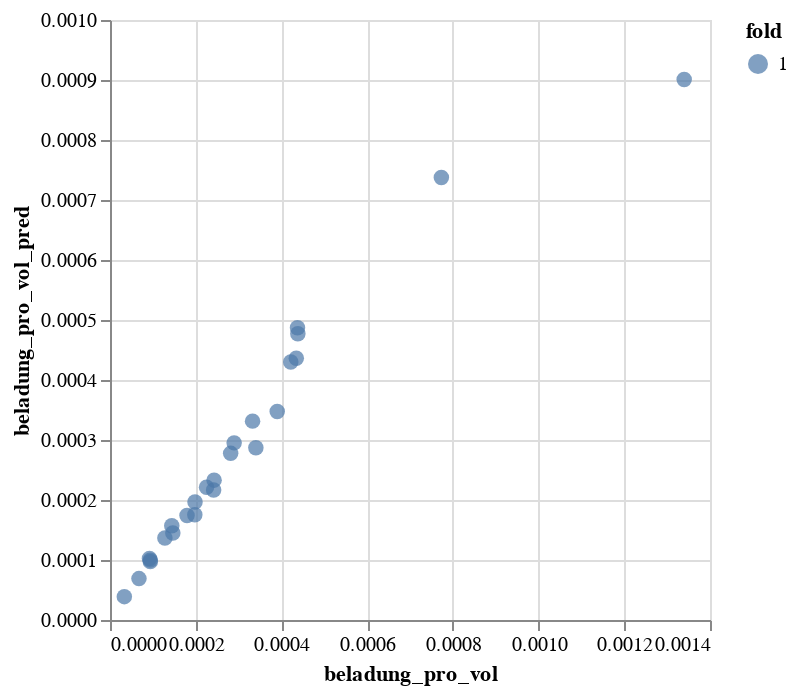

Notebook source saved alongside this figure:
### Code cell
alt.Chart(results[results["fold"] == 1]).mark_circle(size=60).encode(
    x=label,
    y=f"{label}_pred",
    color="fold:N",
    tooltip=["structure_name", label, f"{label}_pred", "abs_rel_deviation", "fold"]
).interactive()

### Figure 1 — Vega-Lite specification as saved in the notebook (floating-point values rounded to 4 significant figures)
{"config": {"view": {"continuousWidth": 300, "continuousHeight": 300}}, "data": {"name": "data-8f53e2e60ed4ca42b671c6acd18c11d4"}, "mark": {"type": "circle", "size": 60}, "encoding": {"color": {"field": "fold", "type": "nominal"}, "tooltip": [{"field": "structure_name", "type": "nominal"}, {"field": "beladung_pro_vol", "type": "quantitative"}, {"field": "beladung_pro_vol_pred", "type": "quantitative"}, {"field": "abs_rel_deviation", "type": "quantitative"}, {"field": "fold", "type": "quantitative"}], "x": {"field": "beladung_pro_vol", "type": "quantitative"}, "y": {"field": "beladung_pro_vol_pred", "type": "quantitative"}}, "params": [{"name": "param_4", "select": {"type": "interval", "encodings": ["x", "y"]}, "bind": "scales"}], "$schema": "https://vega.github.io/schema/vega-lite/v5.20.1.json", "datasets": {"data-8f53e2e60ed4ca42b671c6acd18c11d4": [{"structure_name": "OFF", "pressure_bar": 1.0, "temperature_kelvin": 400.0, "volume_kubAng": 1118.0, "grid.dv": 0.004265, "density_Atmos_per_kubAng": 114.7, "density_bulk": 1.812e-05, "fraction_of_used_points": 0.1238, "beladung_mol_per_kg": 0.427, "beladung_atoms": 0.4891, "mass": "1.902145840908574e-21  g", "bin_0": 0.0, "bin_1": 0.0, "bin_2": 0.0, "bin_3": 0.0, "bin_4": 0.0, "bin_5": 5.096e-14, "bin_6": 1.283e-13, "bin_7": 5.238e-13, "bin_8": 4.678e-13, "bin_9": 1.538e-13, "bin_10": 1.091e-13, "bin_11": 9.137e-14, "bin_12": 7.838e-14, "bin_13": 8.049e-14, "bin_14": 6.717e-14, "bin_15": 5.473e-14, "bin_16": 5.329e-14, "bin_17": 4.841e-14, "bin_18": 4.607e-14, "bin_19": 1.26e-11, "x_max": 10.1, "x_min": -15.0, "beladung_pro_vol": 0.0004375, "fold": 1, "beladung_pro_vol_pred": 0.0004872, "abs_rel_deviation": 11.36}, {"structure_name": "PWO", "pressure_bar": 1.0, "temperature_kelvin": 400.0, "volume_kubAng": 1165.0, "grid.dv": 0.004445, "density_Atmos_per_kubAng": 75.94, "density_bulk": 1.812e-05, "fraction_of_used_points": 0.09253, "beladung_mol_per_kg": 0.2809, "beladung_atoms": 0.3376, "mass": "1.995419980850796e-21  g", "bin_0": 0.0, "bin_1": 0.0, "bin_2": 0.0, "bin_3": 0.0, "bin_4": 0.0, "bin_5": 0.0, "bin_6": 1.53e-13, "bin_7": 3.797e-13, "bin_8": 1.905e-13, "bin_9": 1.386e-13, "bin_10": 1.15e-13, "bin_11": 9.703e-14, "bin_12": 8.082e-14, "bin_13": 7.216e-14, "bin_14": 6.817e-14, "bin_15": 5.596e-14, "bin_16": 5.929e-14, "bin_17": 5.085e-14, "bin_18": 4.885e-14, "bin_19": 1.304e-11, "x_max": 10.1, "x_min": -15.0, "beladung_pro_vol": 0.0002897, "fold": 1, "beladung_pro_vol_pred": 0.0002952, "abs_rel_deviation": 1.907}, {"structure_name": "CDO", "pressure_bar": 1.0, "temperature_kelvin": 400.0, "volume_kubAng": 1994.0, "grid.dv": 0.007607, "density_Atmos_per_kubAng": 89.22, "density_bulk": 1.812e-05, "fraction_of_used_points": 0.05353, "beladung_mol_per_kg": 0.3137, "beladung_atoms": 0.6786, "mass": "3.591755965531433e-21  g", "bin_0": 0.0, "bin_1": 0.0, "bin_2": 0.0, "bin_3": 0.0, "bin_4": 0.0, "bin_5": 4.441e-15, "bin_6": 2.283e-13, "bin_7": 1.075e-13, "bin_8": 8.26e-14, "bin_9": 6.573e-14, "bin_10": 5.329e-14, "bin_11": 6.395e-14, "bin_12": 4.619e-14, "bin_13": 3.908e-14, "bin_14": 4.885e-14, "bin_15": 4.352e-14, "bin_16": 4.619e-14, "bin_17": 4.441e-14, "bin_18": 3.464e-14, "bin_19": 1.364e-11, "x_max": 10.1, "x_min": -15.0, "beladung_pro_vol": 0.0003403, "fold": 1, "beladung_pro_vol_pred": 0.0002871, "abs_rel_deviation": 15.64}, {"structure_name": "STF", "pressure_bar": 1.0, "temperature_kelvin": 400.0, "volume_kubAng": 1896.0, "grid.dv": 0.007234, "density_Atmos_per_kubAng": 59.06, "density_bulk": 1.812e-05, "fraction_of_used_points": 0.1299, "beladung_mol_per_kg": 0.2222, "beladung_atoms": 0.4272, "mass": "3.192671969361274e-21  g", "bin_0": 0.0, "bin_1": 0.0, "bin_2": 0.0, "bin_3": 0.0, "bin_4": 0.0, "bin_5": 0.0, "bin_6": 3.02e-14, "bin_7": 3.992e-13, "bin_8": 8.247e-13, "bin_9": 1.71e-13, "bin_10": 1.146e-13, "bin_11": 1.075e-13, "bin_12": 7.416e-14, "bin_13": 6.75e-14, "bin_14": 5.329e-14, "bin_15": 5.063e-14, "bin_16": 4.619e-14, "bin_17": 4.041e-14, "bin_18": 4.13e-14, "bin_19": 1.253e-11, "x_max": 10.1, "x_min": -15.0, "beladung_pro_vol": 0.0002253, "fold": 1, "beladung_pro_vol_pred": 0.0002212, "abs_rel_deviation": 1.799}, {"structure_name": "ZJN", "pressure_bar": 1.0, "temperature_kelvin": 400.0, "volume_kubAng": 3506.0, "grid.dv": 0.01337, "density_Atmos_per_kubAng": 114.0, "density_bulk": 1.812e-05, "fraction_of_used_points": 0.07549, "beladung_mol_per_kg": 0.4228, "beladung_atoms": 1.524, "mass": "5.9862599425523885e-21  g", "bin_0": 0.0, "bin_1": 0.0, "bin_2": 0.0, "bin_3": 0.0, "bin_4": 0.0, "bin_5": 7.994e-15, "bin_6": 3.284e-13, "bin_7": 2.582e-13, "bin_8": 1.121e-13, "bin_9": 8.638e-14, "bin_10": 6.617e-14, "bin_11": 5.795e-14, "bin_12": 5.951e-14, "bin_13": 4.108e-14, "bin_14": 4.086e-14, "bin_15": 4.285e-14, "bin_16": 3.508e-14, "bin_17": 3.886e-14, "bin_18": 3.331e-14, "bin_19": 1.334e-11, "x_max": 10.1, "x_min": -15.0, "beladung_pro_vol": 0.0004347, "fold": 1, "beladung_pro_vol_pred": 0.0004363, "abs_rel_deviation": 0.3567}, {"structure_name": "CAN", "pressure_bar": 1.0, "temperature_kelvin": 400.0, "volume_kubAng": 710.3, "grid.dv": 0.002709, "density_Atmos_per_kubAng": 51.88, "density_bulk": 1.812e-05, "fraction_of_used_points": 0.07632, "beladung_mol_per_kg": 0.195, "beladung_atoms": 0.1406, "mass": "1.1972519885104778e-21  g", "bin_0": 0.0, "bin_1": 0.0, "bin_2": 0.0, "bin_3": 0.0, "bin_4": 0.0, "bin_5": 1.332e-15, "bin_6": 8.66e-15, "bin_7": 5.118e-13, "bin_8": 1.459e-13, "bin_9": 1.021e-13, "bin_10": 7.816e-14, "bin_11": 6.639e-14, "bin_12": 5.307e-14, "bin_13": 6.328e-14, "bin_14": 4.263e-14, "bin_15": 3.997e-14, "bin_16": 4.33e-14, "bin_17": 3.486e-14, "bin_18": 3.419e-14, "bin_19": 1.333e-11, "x_max": 10.1, "x_min": -15.0, "beladung_pro_vol": 0.0001979, "fold": 1, "beladung_pro_vol_pred": 0.0001753, "abs_rel_deviation": 11.41}, {"structure_name": "PWW", "pressure_bar": 1.0, "temperature_kelvin": 400.0, "volume_kubAng": 2347.0, "grid.dv": 0.008954, "density_Atmos_per_kubAng": 87.21, "density_bulk": 1.812e-05, "fraction_of_used_points": 0.09329, "beladung_mol_per_kg": 0.3249, "beladung_atoms": 0.7808, "mass": "3.990839961701592e-21  g", "bin_0": 0.0, "bin_1": 0.0, "bin_2": 0.0, "bin_3": 0.0, "bin_4": 0.0, "bin_5": 0.0, "bin_6": 1.936e-13, "bin_7": 3.997e-13, "bin_8": 1.896e-13, "bin_9": 1.279e-13, "bin_10": 1.079e-13, "bin_11": 7.727e-14, "bin_12": 7.372e-14, "bin_13": 7.017e-14, "bin_14": 7.017e-14, "bin_15": 5.107e-14, "bin_16": 4.707e-14, "bin_17": 4.663e-14, "bin_18": 4.308e-14, "bin_19": 1.305e-11, "x_max": 10.1, "x_min": -15.0, "beladung_pro_vol": 0.0003327, "fold": 1, "beladung_pro_vol_pred": 0.0003315, "abs_rel_deviation": 0.3632}, {"structure_name": "CFI", "pressure_bar": 1.0, "temperature_kelvin": 400.0, "volume_kubAng": 1908.0, "grid.dv": 0.00728, "density_Atmos_per_kubAng": 24.14, "density_bulk": 1.812e-05, "fraction_of_used_points": 0.1154, "beladung_mol_per_kg": 0.09141, "beladung_atoms": 0.1758, "mass": "3.192671969361274e-21  g", "bin_0": 0.0, "bin_1": 0.0, "bin_2": 0.0, "bin_3": 0.0, "bin_4": 0.0, "bin_5": 0.0, "bin_6": 0.0, "bin_7": 4.086e-14, "bin_8": 8.118e-13, "bin_9": 4.405e-13, "bin_10": 9.415e-14, "bin_11": 8.882e-14, "bin_12": 6.306e-14, "bin_13": 4.441e-14, "bin_14": 5.063e-14, "bin_15": 4.974e-14, "bin_16": 4.086e-14, "bin_17": 3.642e-14, "bin_18": 4.086e-14, "bin_19": 1.275e-11, "x_max": 10.1, "x_min": -15.0, "beladung_pro_vol": 9.21e-05, "fold": 1, "beladung_pro_vol_pred": 0.0001025, "abs_rel_deviation": 11.25}, {"structure_name": "MTN", "pressure_bar": 1.0, "temperature_kelvin": 400.0, "volume_kubAng": 7920.0, "grid.dv": 0.03021, "density_Atmos_per_kubAng": 351.2, "density_bulk": 1.812e-05, "fraction_of_used_points": 0.07532, "beladung_mol_per_kg": 1.299, "beladung_atoms": 10.61, "mass": "1.3568855869785413e-20  g", "bin_0": 0.0, "bin_1": 0.0, "bin_2": 0.0, "bin_3": 0.0, "bin_4": 5.507e-14, "bin_5": 5.862e-14, "bin_6": 3.57e-13, "bin_7": 1.545e-13, "bin_8": 7.994e-14, "bin_9": 7.994e-14, "bin_10": 8.527e-14, "bin_11": 6.04e-14, "bin_12": 3.73e-14, "bin_13": 3.73e-14, "bin_14": 4.263e-14, "bin_15": 4.796e-14, "bin_16": 4.796e-14, "bin_17": 4.263e-14, "bin_18": 2.665e-14, "bin_19": 1.334e-11, "x_max": 10.1, "x_min": -15.0, "beladung_pro_vol": 0.00134, "fold": 1, "beladung_pro_vol_pred": 0.0009007, "abs_rel_deviation": 32.77}, {"structure_name": "JOZ", "pressure_bar": 1.0, "temperature_kelvin": 400.0, "volume_kubAng": 1222.0, "grid.dv": 0.004662, "density_Atmos_per_kubAng": 38.42, "density_bulk": 1.812e-05, "fraction_of_used_points": 0.04486, "beladung_mol_per_kg": 0.149, "beladung_atoms": 0.1791, "mass": "1.995419980850796e-21  g", "bin_0": 0.0, "bin_1": 0.0, "bin_2": 0.0, "bin_3": 0.0, "bin_4": 0.0, "bin_5": 0.0, "bin_6": 9.326e-14, "bin_7": 9.148e-14, "bin_8": 7.772e-14, "bin_9": 6.484e-14, "bin_10": 6.528e-14, "bin_11": 5.507e-14, "bin_12": 5.729e-14, "bin_13": 4.752e-14, "bin_14": 5.151e-14, "bin_15": 5.196e-14, "bin_16": 4.174e-14, "bin_17": 4.53e-14, "bin_18": 4.086e-14, "bin_19": 1.377e-11, "x_max": 10.1, "x_min": -15.0, "beladung_pro_vol": 0.0001466, "fold": 1, "beladung_pro_vol_pred": 0.0001451, "abs_rel_deviation": 0.9826}, {"structure_name": "SFW", "pressure_bar": 1.0, "temperature_kelvin": 400.0, "volume_kubAng": 7158.0, "grid.dv": 0.0273, "density_Atmos_per_kubAng": 52.0, "density_bulk": 1.812e-05, "fraction_of_used_points": 0.14, "beladung_mol_per_kg": 0.2188, "beladung_atoms": 1.42, "mass": "1.0775267896594299e-20  g", "bin_0": 0.0, "bin_1": 0.0, "bin_2": 0.0, "bin_3": 0.0, "bin_4": 0.0, "bin_5": 3.109e-15, "bin_6": 3.186e-14, "bin_7": 2.259e-13, "bin_8": 9.002e-13, "bin_9": 2.791e-13, "bin_10": 1.531e-13, "bin_11": 1.101e-13, "bin_12": 9.881e-14, "bin_13": 8.793e-14, "bin_14": 8.36e-14, "bin_15": 6.883e-14, "bin_16": 5.995e-14, "bin_17": 6.317e-14, "bin_18": 5.052e-14, "bin_19": 1.234e-11, "x_max": 10.1, "x_min": -15.0, "beladung_pro_vol": 0.0001984, "fold": 1, "beladung_pro_vol_pred": 0.0001966, "abs_rel_deviation": 0.8867}, {"structure_name": "EDI", "pressure_bar": 1.0, "temperature_kelvin": 400.0, "volume_kubAng": 307.5, "grid.dv": 0.001173, "density_Atmos_per_kubAng": 102.3, "density_bulk": 1.812e-05, "fraction_of_used_points": 0.06326, "beladung_mol_per_kg": 0.3994, "beladung_atoms": 0.12, "mass": "4.98854995212699e-22  g", "bin_0": 0.0, "bin_1": 0.0, "bin_2": 0.0, "bin_3": 0.0, "bin_4": 0.0, "bin_5": 2.22e-14, "bin_6": 2.127e-13, "bin_7": 1.275e-13, "bin_8": 9.903e-14, "bin_9": 8.837e-14, "bin_10": 7.194e-14, "bin_11": 7.194e-14, "bin_12": 6.395e-14, "bin_13": 5.729e-14, "bin_14": 5.862e-14, "bin_15": 4.974e-14, "bin_16": 5.551e-14, "bin_17": 4.663e-14, "bin_18": 4.663e-14, "bin_19": 1.348e-11, "x_max": 10.1, "x_min": -15.0, "beladung_pro_vol": 0.0003902, "fold": 1, "beladung_pro_vol_pred": 0.0003473, "abs_rel_deviation": 10.99}, {"structure_name": "ATS", "pressure_bar": 1.0, "temperature_kelvin": 400.0, "volume_kubAng": 1494.0, "grid.dv": 0.005698, "density_Atmos_per_kubAng": 33.56, "density_bulk": 1.812e-05, "fraction_of_used_points": 0.1324, "beladung_mol_per_kg": 0.1326, "beladung_atoms": 0.1912, "mass": "2.3945039770209556e-21  g", "bin_0": 0.0, "bin_1": 0.0, "bin_2": 0.0, "bin_3": 0.0, "bin_4": 0.0, "bin_5": 0.0, "bin_6": 0.0, "bin_7": 1.323e-13, "bin_8": 1.008e-12, "bin_9": 3.029e-13, "bin_10": 1.288e-13, "bin_11": 1.03e-13, "bin_12": 7.905e-14, "bin_13": 6.395e-14, "bin_14": 6.04e-14, "bin_15": 5.063e-14, "bin_16": 5.507e-14, "bin_17": 4.885e-14, "bin_18": 3.819e-14, "bin_19": 1.248e-11, "x_max": 10.1, "x_min": -15.0, "beladung_pro_vol": 0.000128, "fold": 1, "beladung_pro_vol_pred": 0.0001368, "abs_rel_deviation": 6.815}, {"structure_name": "IHW", "pressure_bar": 1.0, "temperature_kelvin": 400.0, "volume_kubAng": 6065.0, "grid.dv": 0.02313, "density_Atmos_per_kubAng": 63.37, "density_bulk": 1.812e-05, "fraction_of_used_points": 0.07849, "beladung_mol_per_kg": 0.2179, "beladung_atoms": 1.466, "mass": "1.117435189276446e-20  g", "bin_0": 0.0, "bin_1": 0.0, "bin_2": 0.0, "bin_3": 0.0, "bin_4": 0.0, "bin_5": 0.0, "bin_6": 5.951e-14, "bin_7": 5.187e-13, "bin_8": 1.43e-13, "bin_9": 9.148e-14, "bin_10": 8.082e-14, "bin_11": 5.684e-14, "bin_12": 5.151e-14, "bin_13": 5.507e-14, "bin_14": 4.974e-14, "bin_15": 3.997e-14, "bin_16": 3.553e-14, "bin_17": 3.02e-14, "bin_18": 3.73e-14, "bin_19": 1.33e-11, "x_max": 10.1, "x_min": -15.0, "beladung_pro_vol": 0.0002418, "fold": 1, "beladung_pro_vol_pred": 0.0002167, "abs_rel_deviation": 10.37}, {"structure_name": "CZP", "pressure_bar": 1.0, "temperature_kelvin": 400.0, "volume_kubAng": 1126.0, "grid.dv": 0.004297, "density_Atmos_per_kubAng": 24.61, "density_bulk": 1.812e-05, "fraction_of_used_points": 0.02525, "beladung_mol_per_kg": 0.07334, "beladung_atoms": 0.1058, "mass": "2.3945039770209556e-21  g", "bin_0": 0.0, "bin_1": 0.0, "bin_2": 0.0, "bin_3": 0.0, "bin_4": 0.0, "bin_5": 1.288e-14, "bin_6": 2.975e-14, "bin_7": 3.508e-14, "bin_8": 3.708e-14, "bin_9": 4.097e-14, "bin_10": 4.308e-14, "bin_11": 3.797e-14, "bin_12": 3.764e-14, "bin_13": 3.253e-14, "bin_14": 3.364e-14, "bin_15": 2.931e-14, "bin_16": 2.875e-14, "bin_17": 2.665e-14, "bin_18": 2.498e-14, "bin_19": 1.41e-11, "x_max": 10.1, "x_min": -15.0, "beladung_pro_vol": 9.389e-05, "fold": 1, "beladung_pro_vol_pred": 9.979e-05, "abs_rel_deviation": 6.292}, {"structure_name": "JSN", "pressure_bar": 1.0, "temperature_kelvin": 400.0, "volume_kubAng": 895.3, "grid.dv": 0.003415, "density_Atmos_per_kubAng": 110.6, "density_bulk": 1.812e-05, "fraction_of_used_points": 0.05801, "beladung_mol_per_kg": 0.3928, "beladung_atoms": 0.3776, "mass": "1.596335984680637e-21  g", "bin_0": 0.0, "bin_1": 0.0, "bin_2": 0.0, "bin_3": 0.0, "bin_4": 0.0, "bin_5": 5.906e-14, "bin_6": 1.845e-13, "bin_7": 1.166e-13, "bin_8": 8.837e-14, "bin_9": 7.749e-14, "bin_10": 6.706e-14, "bin_11": 5.818e-14, "bin_12": 5.618e-14, "bin_13": 4.752e-14, "bin_14": 4.818e-14, "bin_15": 4.685e-14, "bin_16": 3.975e-14, "bin_17": 4.219e-14, "bin_18": 3.286e-14, "bin_19": 1.359e-11, "x_max": 10.1, "x_min": -15.0, "beladung_pro_vol": 0.0004218, "fold": 1, "beladung_pro_vol_pred": 0.0004299, "abs_rel_deviation": 1.92}, {"structure_name": "SAO", "pressure_bar": 1.0, "temperature_kelvin": 400.0, "volume_kubAng": 3948.0, "grid.dv": 0.01506, "density_Atmos_per_kubAng": 37.79, "density_bulk": 1.812e-05, "fraction_of_used_points": 0.2267, "beladung_mol_per_kg": 0.1692, "beladung_atoms": 0.5691, "mass": "5.58717594638223e-21  g", "bin_0": 0.0, "bin_1": 0.0, "bin_2": 0.0, "bin_3": 0.0, "bin_4": 0.0, "bin_5": 0.0, "bin_6": 0.0, "bin_7": 1.332e-14, "bin_8": 1.211e-12, "bin_9": 1.308e-12, "bin_10": 2.256e-13, "bin_11": 1.492e-13, "bin_12": 1.377e-13, "bin_13": 1.021e-13, "bin_14": 9.148e-14, "bin_15": 6.75e-14, "bin_16": 6.128e-14, "bin_17": 4.53e-14, "bin_18": 5.151e-14, "bin_19": 1.109e-11, "x_max": 10.1, "x_min": -15.0, "beladung_pro_vol": 0.0001442, "fold": 1, "beladung_pro_vol_pred": 0.0001572, "abs_rel_deviation": 9.047}, {"structure_name": "IFO", "pressure_bar": 1.0, "temperature_kelvin": 400.0, "volume_kubAng": 1852.0, "grid.dv": 0.007065, "density_Atmos_per_kubAng": 24.66, "density_bulk": 1.812e-05, "fraction_of_used_points": 0.1523, "beladung_mol_per_kg": 0.09062, "beladung_atoms": 0.1742, "mass": "3.192671969361274e-21  g", "bin_0": 0.0, "bin_1": 0.0, "bin_2": 0.0, "bin_3": 0.0, "bin_4": 0.0, "bin_5": 0.0, "bin_6": 0.0, "bin_7": 3.109e-14, "bin_8": 6.626e-13, "bin_9": 1.057e-12, "bin_10": 1.368e-13, "bin_11": 1.039e-13, "bin_12": 7.416e-14, "bin_13": 5.329e-14, "bin_14": 5.151e-14, "bin_15": 4.707e-14, "bin_16": 4.174e-14, "bin_17": 4.13e-14, "bin_18": 3.242e-14, "bin_19": 1.222e-11, "x_max": 10.1, "x_min": -15.0, "beladung_pro_vol": 9.407e-05, "fold": 1, "beladung_pro_vol_pred": 9.729e-05, "abs_rel_deviation": 3.42}, {"structure_name": "APC", "pressure_bar": 1.0, "temperature_kelvin": 400.0, "volume_kubAng": 1809.0, "grid.dv": 0.0069, "density_Atmos_per_kubAng": 8.767, "density_bulk": 1.812e-05, "fraction_of_used_points": 0.02527, "beladung_mol_per_kg": 0.03146, "beladung_atoms": 0.06049, "mass": "3.192671969361274e-21  g", "bin_0": 0.0, "bin_1": 0.0, "bin_2": 0.0, "bin_3": 0.0, "bin_4": 0.0, "bin_5": 0.0, "bin_6": 1.332e-14, "bin_7": 4.441e-14, "bin_8": 4.796e-14, "bin_9": 4.352e-14, "bin_10": 3.375e-14, "bin_11": 4.352e-14, "bin_12": 3.642e-14, "bin_13": 4.263e-14, "bin_14": 2.576e-14, "bin_15": 3.73e-14, "bin_16": 3.375e-14, "bin_17": 3.286e-14, "bin_18": 2.665e-14, "bin_19": 1.409e-11, "x_max": 10.1, "x_min": -15.0, "beladung_pro_vol": 3.344e-05, "fold": 1, "beladung_pro_vol_pred": 3.893e-05, "abs_rel_deviation": 16.4}, {"structure_name": "FRA", "pressure_bar": 1.0, "temperature_kelvin": 400.0, "volume_kubAng": 3835.0, "grid.dv": 0.01463, "density_Atmos_per_kubAng": 202.7, "density_bulk": 1.812e-05, "fraction_of_used_points": 0.0899, "beladung_mol_per_kg": 0.7809, "beladung_atoms": 2.965, "mass": "6.3050635169809605e-21  g", "bin_0": 0.0, "bin_1": 0.0, "bin_2": 0.0, "bin_3": 0.0, "bin_4": 1.776e-15, "bin_5": 8.693e-14, "bin_6": 4.321e-13, "bin_7": 2.175e-13, "bin_8": 1.132e-13, "bin_9": 9.415e-14, "bin_10": 8.005e-14, "bin_11": 6.761e-14, "bin_12": 6.195e-14, "bin_13": 5.784e-14, "bin_14": 4.852e-14, "bin_15": 4.863e-14, "bin_16": 4.097e-14, "bin_17": 4.785e-14, "bin_18": 3.764e-14, "bin_19": 1.312e-11, "x_max": 10.1, "x_min": -15.0, "beladung_pro_vol": 0.0007732, "fold": 1, "beladung_pro_vol_pred": 0.0007374, "abs_rel_deviation": 4.625}, {"structure_name": "SOS", "pressure_bar": 1.0, "temperature_kelvin": 400.0, "volume_kubAng": 1414.0, "grid.dv": 0.005396, "density_Atmos_per_kubAng": 17.72, "density_bulk": 1.812e-05, "fraction_of_used_points": 0.06711, "beladung_mol_per_kg": 0.0663, "beladung_atoms": 0.0956, "mass": "2.3945039770209556e-21  g", "bin_0": 0.0, "bin_1": 0.0, "bin_2": 0.0, "bin_3": 0.0, "bin_4": 0.0, "bin_5": 0.0, "bin_6": 1.021e-14, "bin_7": 1.275e-13, "bin_8": 1.47e-13, "bin_9": 1.297e-13, "bin_10": 1.35e-13, "bin_11": 9.459e-14, "bin_12": 9.859e-14, "bin_13": 9.415e-14, "bin_14": 7.772e-14, "bin_15": 6.484e-14, "bin_16": 6.217e-14, "bin_17": 6.306e-14, "bin_18": 5.995e-14, "bin_19": 1.339e-11, "x_max": 10.1, "x_min": -15.0, "beladung_pro_vol": 6.759e-05, "fold": 1, "beladung_pro_vol_pred": 6.899e-05, "abs_rel_deviation": 2.075}, {"structure_name": "JNT", "pressure_bar": 1.0, "temperature_kelvin": 400.0, "volume_kubAng": 1559.0, "grid.dv": 0.005947, "density_Atmos_per_kubAng": 47.11, "density_bulk": 1.812e-05, "fraction_of_used_points": 0.0217, "beladung_mol_per_kg": 0.1457, "beladung_atoms": 0.2801, "mass": "3.192671969361274e-21  g", "bin_0": 0.0, "bin_1": 0.0, "bin_2": 0.0, "bin_3": 0.0, "bin_4": 8.882e-16, "bin_5": 2.864e-14, "bin_6": 3.73e-14, "bin_7": 4.174e-14, "bin_8": 3.375e-14, "bin_9": 3.419e-14, "bin_10": 2.665e-14, "bin_11": 2.354e-14, "bin_12": 2.753e-14, "bin_13": 2.465e-14, "bin_14": 1.821e-14, "bin_15": 2.043e-14, "bin_16": 1.821e-14, "bin_17": 1.643e-14, "bin_18": 1.754e-14, "bin_19": 1.418e-11, "x_max": 10.1, "x_min": -15.0, "beladung_pro_vol": 0.0001797, "fold": 1, "beladung_pro_vol_pred": 0.0001743, "abs_rel_deviation": 3.008}, {"structure_name": "CGF", "pressure_bar": 1.0, "temperature_kelvin": 400.0, "volume_kubAng": 1895.0, "grid.dv": 0.007228, "density_Atmos_per_kubAng": 114.9, "density_bulk": 1.812e-05, "fraction_of_used_points": 0.04446, "beladung_mol_per_kg": 0.384, "beladung_atoms": 0.8305, "mass": "3.591755965531433e-21  g", "bin_0": 0.0, "bin_1": 0.0, "bin_2": 0.0, "bin_3": 0.0, "bin_4": 0.0, "bin_5": 9.77e-14, "bin_6": 1.199e-13, "bin_7": 7.55e-14, "bin_8": 7.239e-14, "bin_9": 5.107e-14, "bin_10": 4.796e-14, "bin_11": 4.263e-14, "bin_12": 3.686e-14, "bin_13": 3.819e-14, "bin_14": 3.775e-14, "bin_15": 2.975e-14, "bin_16": 2.576e-14, "bin_17": 3.02e-14, "bin_18": 2.442e-14, "bin_19": 1.382e-11, "x_max": 10.1, "x_min": -15.0, "beladung_pro_vol": 0.0004383, "fold": 1, "beladung_pro_vol_pred": 0.0004772, "abs_rel_deviation": 8.875}, {"structure_name": "JSY", "pressure_bar": 1.0, "temperature_kelvin": 400.0, "volume_kubAng": 3784.0, "grid.dv": 0.01444, "density_Atmos_per_kubAng": 73.81, "density_bulk": 1.812e-05, "fraction_of_used_points": 0.1258, "beladung_mol_per_kg": 0.2955, "beladung_atoms": 1.065, "mass": "5.9862599425523885e-21  g", "bin_0": 0.0, "bin_1": 0.0, "bin_2": 0.0, "bin_3": 0.0, "bin_4": 0.0, "bin_5": 0.0, "bin_6": 1.732e-14, "bin_7": 7.121e-13, "bin_8": 4.308e-13, "bin_9": 1.588e-13, "bin_10": 1.23e-13, "bin_11": 9.592e-14, "bin_12": 8.904e-14, "bin_13": 6.817e-14, "bin_14": 7.194e-14, "bin_15": 6.639e-14, "bin_16": 6.106e-14, "bin_17": 5.396e-14, "bin_18": 4.952e-14, "bin_19": 1.255e-11, "x_max": 10.1, "x_min": -15.0, "beladung_pro_vol": 0.0002816, "fold": 1, "beladung_pro_vol_pred": 0.0002777, "abs_rel_deviation": 1.357}, {"structure_name": "NON", "pressure_bar": 1.0, "temperature_kelvin": 400.0, "volume_kubAng": 4988.0, "grid.dv": 0.01903, "density_Atmos_per_kubAng": 63.68, "density_bulk": 1.812e-05, "fraction_of_used_points": 0.0686, "beladung_mol_per_kg": 0.2291, "beladung_atoms": 1.212, "mass": "8.779847915743503e-21  g", "bin_0": 0.0, "bin_1": 0.0, "bin_2": 0.0, "bin_3": 0.0, "bin_4": 0.0, "bin_5": 0.0, "bin_6": 1.226e-13, "bin_7": 4.139e-13, "bin_8": 1.19e-13, "bin_9": 8.349e-14, "bin_10": 6.217e-14, "bin_11": 3.908e-14, "bin_12": 5.507e-14, "bin_13": 3.908e-14, "bin_14": 3.73e-14, "bin_15": 2.842e-14, "bin_16": 3.375e-14, "bin_17": 2.309e-14, "bin_18": 2.487e-14, "bin_19": 1.347e-11, "x_max": 10.1, "x_min": -15.0, "beladung_pro_vol": 0.0002429, "fold": 1, "beladung_pro_vol_pred": 0.0002331, "abs_rel_deviation": 4.03}]}}
